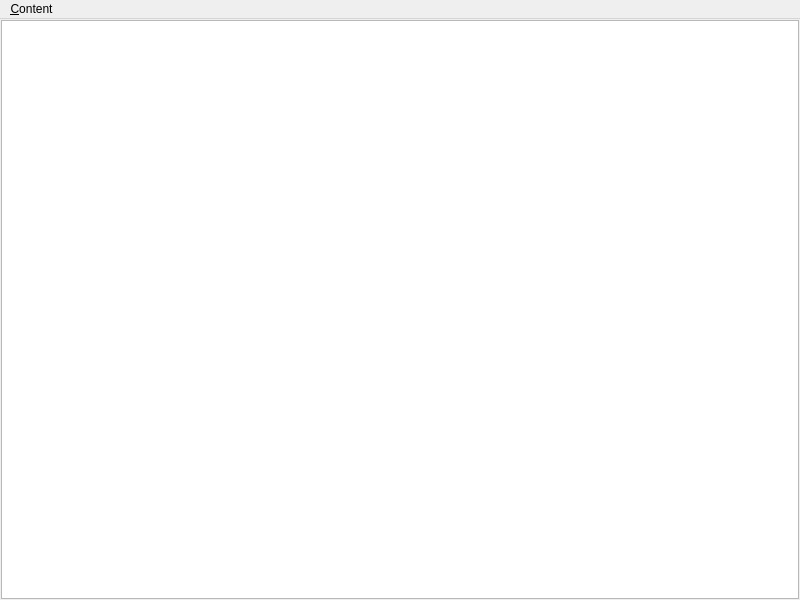
<?xml version="1.0" encoding="UTF-8"?>
<ui version="4.0">
 <class>SchematicWindow</class>
 <widget class="QMainWindow" name="SchematicWindow">
  <property name="geometry">
   <rect>
    <x>0</x>
    <y>0</y>
    <width>800</width>
    <height>600</height>
   </rect>
  </property>
  <property name="windowTitle">
   <string>Schematic view</string>
  </property>
  <property name="windowIcon">
   <iconset resource="../Z-Hub/resources.qrc">
    <normaloff>:/icons/z-icon.ico</normaloff>:/icons/z-icon.ico</iconset>
  </property>
  <widget class="QWidget" name="centralwidget">
   <layout class="QHBoxLayout" name="horizontalLayout">
    <property name="spacing">
     <number>3</number>
    </property>
    <property name="leftMargin">
     <number>1</number>
    </property>
    <property name="topMargin">
     <number>1</number>
    </property>
    <property name="rightMargin">
     <number>1</number>
    </property>
    <property name="bottomMargin">
     <number>1</number>
    </property>
    <item>
     <widget class="SchematicView" name="oSchematicView">
      <property name="verticalScrollBarPolicy">
       <enum>Qt::ScrollBarAlwaysOff</enum>
      </property>
      <property name="horizontalScrollBarPolicy">
       <enum>Qt::ScrollBarAlwaysOff</enum>
      </property>
      <property name="backgroundBrush">
       <brush brushstyle="SolidPattern">
        <color alpha="255">
         <red>16</red>
         <green>16</green>
         <blue>16</blue>
        </color>
       </brush>
      </property>
      <property name="renderHints">
       <set>QPainter::Antialiasing|QPainter::TextAntialiasing</set>
      </property>
      <property name="dragMode">
       <enum>QGraphicsView::ScrollHandDrag</enum>
      </property>
      <property name="transformationAnchor">
       <enum>QGraphicsView::AnchorUnderMouse</enum>
      </property>
      <property name="viewportUpdateMode">
       <enum>QGraphicsView::BoundingRectViewportUpdate</enum>
      </property>
     </widget>
    </item>
   </layout>
  </widget>
  <widget class="QMenuBar" name="menubar">
   <property name="geometry">
    <rect>
     <x>0</x>
     <y>0</y>
     <width>800</width>
     <height>22</height>
    </rect>
   </property>
   <widget class="QMenu" name="Content_menu">
    <property name="title">
     <string>&amp;Content</string>
    </property>
    <addaction name="List_action"/>
   </widget>
   <addaction name="Content_menu"/>
  </widget>
  <action name="List_action">
   <property name="text">
    <string>Список</string>
   </property>
  </action>
 </widget>
 <customwidgets>
  <customwidget>
   <class>SchematicView</class>
   <extends>QGraphicsView</extends>
   <header>schematic-view.h</header>
  </customwidget>
 </customwidgets>
 <resources>
  <include location="../Z-Hub/resources.qrc"/>
 </resources>
 <connections/>
</ui>
